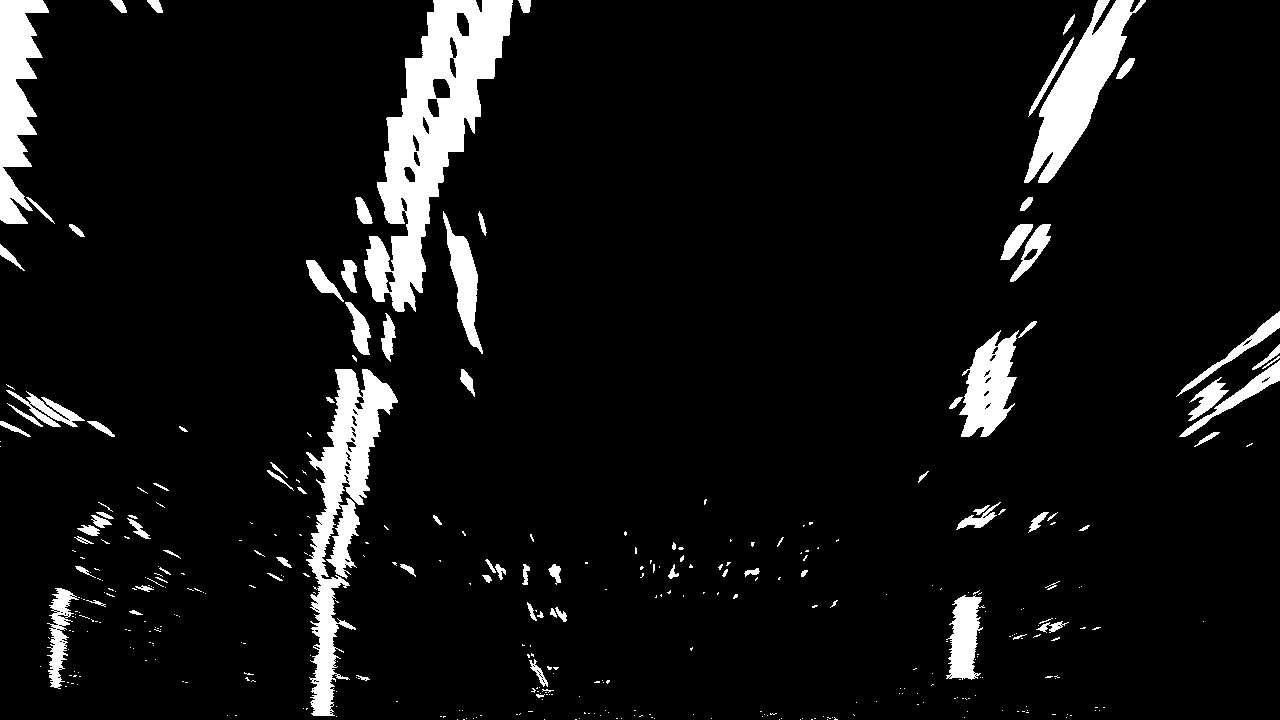
#> input picture warped_example.jpg, 1280 x 720 px
$ jupyter execute advanced_vision.ipynb   (older library calls are emulated)
#> lines starting #> are read from the running program, lines starting #| are printed output that depends on the picture; after the words box and inside, x2 and y2 are one past the last pixel; in counts of white or black regions, pixels touching at a corner belong together
[cell 1]
#Advanced_vision (10/28)
import numpy as np
import matplotlib.image as mpimg
import matplotlib.pyplot as plt

# Load our image
# `mpimg.imread` will load .jpg as 0-255, so normalize back to 0-1
img = mpimg.imread('warped_example.jpg')/255

def hist(img):
    # TO-DO: Grab only the bottom half of the image
    # Lane lines are likely to be mostly vertical nearest to the car
    bottom_half = img[img.shape[0] // 2:,:] # half divide work!!! (10/29)


    # TO-DO: Sum across image pixels vertically - make sure to set `axis`
    # i.e. the highest areas of vertical lines should be larger values
    histogram = np.sum(bottom_half , axis = 0)

    return histogram

# Create histogram of image binary activations
histogram = hist(img)
#> in hist, `bottom_half = img[img.shape[0] // 2:,:]`:
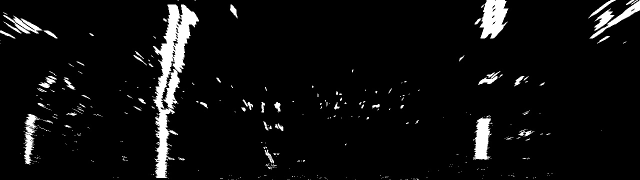
#> bottom_half: shape (360, 1280) float64 (shown at 1/2 size); min 0, max 1, mean 0.0563
#> in hist, `histogram = np.sum(bottom_half , axis = 0)`: histogram = 1280 values, max 244.9 at index 327, min 0 at index 208, mean 20.28

# Visualize the resulting histogram
plt.plot(histogram)
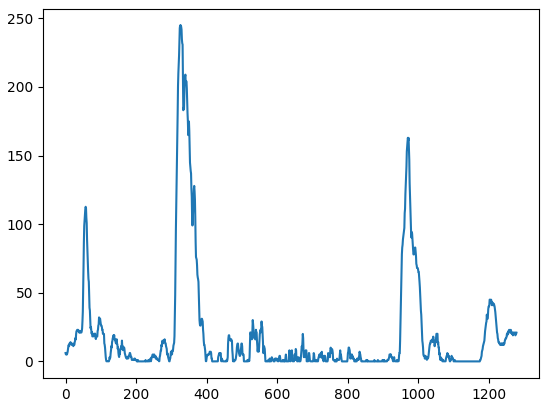
#> figure drawn by matplotlib, 1 panel; curve peaks at x = 327, y = 244.9

[cell 2]
# just test (10/29)
whou = [[ 1,2,3,4] , [5,6,7,8]]
whou = np.array(whou)
print('---> np array')
print(whou[0,:])
print(whou[1,:])
print('---> slice')
print(whou[:,1])
print(whou[1,:])
print('---> special divide 1')
print(1//2)
t1_whou = whou[1//2,0 ] # it works as collunm index divide, 아 그니까, 1//2 = 0 이니까 img[0,0] 의 의미네
print(t1_whou)
print('---> special divide 2')
# 그럼 위에서 img[1//2:,0] 즉 img[0:,0] 이 되고 여기서는 1,5
t2_whou = whou[1//2:,0 ] #의 의미는  1,5
print(t2_whou)
print('---> non zero?')
tt = np.transpose(whou.nonzero()) # 이걸 보면 알수 있듯이 nonzero는 zero가 아닌 요소의 인덱스를 반환해 준다.
print(tt)
print(whou.nonzero()[0])

[cell 3]
import cv2
# Load our image
binary_warped = mpimg.imread('warped_example.jpg')
#> binary_warped is the input picture: shape (720, 1280); min 0, max 255, mean 18.5

def find_lane_pixels(binary_warped):
    # Take a histogram of the bottom half of the image
    histogram = np.sum(binary_warped[binary_warped.shape[0]//2:,:], axis=0)
    # Create an output image to draw on and visualize the result
    out_img = np.dstack((binary_warped, binary_warped, binary_warped))
    # Find the peak of the left and right halves of the histogram
    # These will be the starting point for the left and right lines
    midpoint = np.int(histogram.shape[0]//2)
    leftx_base = np.argmax(histogram[:midpoint])
    rightx_base = np.argmax(histogram[midpoint:]) + midpoint

    # HYPERPARAMETERS
    # Choose the number of sliding windows
    nwindows = 9
    # Set the width of the windows +/- margin
    margin = 100
    # Set minimum number of pixels found to recenter window
    minpix = 50

    # Set height of windows - based on nwindows above and image shape
    window_height = np.int(binary_warped.shape[0]//nwindows)
    # Identify the x and y positions of all nonzero pixels in the image
    nonzero = binary_warped.nonzero()
    nonzeroy = np.array(nonzero[0])
    nonzerox = np.array(nonzero[1])
    # Current positions to be updated later for each window in nwindows
    leftx_current = leftx_base
    rightx_current = rightx_base

    # Create empty lists to receive left and right lane pixel indices
    left_lane_inds = []
    right_lane_inds = []

    # Step through the windows one by one
    for window in range(nwindows):
        # Identify window boundaries in x and y (and right and left)
        win_y_low = binary_warped.shape[0] - (window+1)*window_height
        win_y_high = binary_warped.shape[0] - window*window_height
        ##### TO-DO: Find the four below boundaries of the window ###
        win_xleft_low = leftx_current-margin  # Update this
        win_xleft_high = leftx_current+margin  # Update this
        win_xright_low = rightx_current-margin  # Update this
        win_xright_high = rightx_current+margin # Update this

        # Draw the windows on the visualization image
        cv2.rectangle(out_img,(win_xleft_low,win_y_low),
        (win_xleft_high,win_y_high),(0,255,0), 2)
        cv2.rectangle(out_img,(win_xright_low,win_y_low),
        (win_xright_high,win_y_high),(0,255,0), 2)

        ##### TO-DO: Identify the nonzero pixels in x and y within the window ###   good point 이고, 박스 안에 있음과 동시에 이게 non_zero이면 재료로 추출하는 구문 (10/29)
        good_left_inds = ((nonzeroy >= win_y_low) & (nonzeroy < win_y_high) &
        (nonzerox >= win_xleft_low) &  (nonzerox < win_xleft_high)).nonzero()[0]
        good_right_inds =  ((nonzeroy >= win_y_low) & (nonzeroy < win_y_high) &
        (nonzerox >= win_xright_low) &  (nonzerox < win_xright_high)).nonzero()[0]

        # Append these indices to the lists
        left_lane_inds.append(good_left_inds)
        right_lane_inds.append(good_right_inds)

        ### TO-DO: If you found > minpix pixels, recenter next window ###
        ### (`right` or `leftx_current`) on their mean position ###
        # If you found > minpix pixels, recenter next window on their mean position
        if len(good_left_inds) > minpix:
            leftx_current = np.int(np.mean(nonzerox[good_left_inds])) # 재료 쌓인 것이 특정 개수 이상일 떄 업데이트 (재료: good point 이고, 박스 안에 있음과 동시에 이게 non_zero이면 재료로 추출하는 구문 (10/29))
        if len(good_right_inds) > minpix:
            rightx_current = np.int(np.mean(nonzerox[good_right_inds]))
        # leftx_current와 right_current 를 윈도우마다 업데이트 해주는 구문 (10/29)

    # Concatenate the arrays of indices (previously was a list of lists of pixels)
    try:
        left_lane_inds = np.concatenate(left_lane_inds)
        right_lane_inds = np.concatenate(right_lane_inds)
    except ValueError:
        # Avoids an error if the above is not implemented fully
        pass

    # Extract left and right line pixel positions
    leftx = nonzerox[left_lane_inds]
    lefty = nonzeroy[left_lane_inds]
    rightx = nonzerox[right_lane_inds]
    righty = nonzeroy[right_lane_inds]

    return leftx, lefty, rightx, righty, out_img


def fit_polynomial(binary_warped):
    # Find our lane pixels first
    leftx, lefty, rightx, righty, out_img = find_lane_pixels(binary_warped)
#> in find_lane_pixels, `histogram = np.sum(binary_warped[binary_warped.shape[0]//2:,:], axis=0)`: histogram = 1280 values, max 62445 at index 327, min 0 at index 208, mean 5170.2
#> in find_lane_pixels, `leftx_base = np.argmax(histogram[:midpoint])`: leftx_base = 327
#> in find_lane_pixels, `rightx_base = np.argmax(histogram[midpoint:]) + midpoint`: rightx_base = 971
#> in find_lane_pixels, `nonzero = binary_warped.nonzero()`: nonzero = 89486 positions, rows 0 to 719, columns 0 to 1279
#> in find_lane_pixels, `leftx_current = leftx_base`: leftx_current = 327
#> in find_lane_pixels, `rightx_current = rightx_base`: rightx_current = 971
#> the loop in find_lane_pixels, `for window in range(nwindows):` made 9 passes
#> (win_xleft_low, win_xleft_high, win_xright_low, win_xright_high, leftx_current, rightx_current) on passes 1 to 4: (227, 427, 871, 1071, 319, 968), (219, 419, 868, 1068, 327, 989), (227, 427, 889, 1089, 329, 1002), (229, 429, 902, 1102, 344, 977)
#> after the loop in find_lane_pixels, `for window in range(nwindows):`:
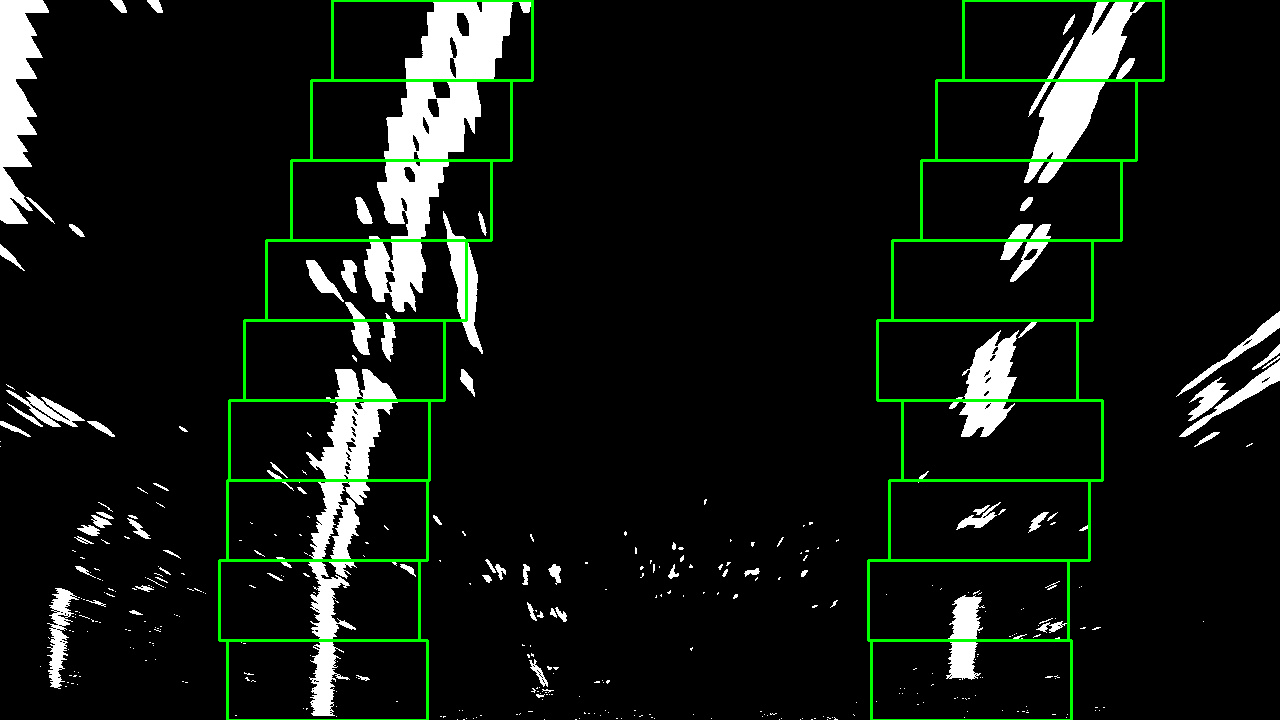
#> out_img: shape (720, 1280, 3); 2.18% of pixels changed, all inside (x1, y1, x2, y2) = (218, 0, 1165, 720); drawn as R, G, B
#> after the loop in find_lane_pixels, `for window in range(nwindows):`: left_lane_inds = 9 items

    ### TO-DO: Fit a second order polynomial to each using `np.polyfit` ###
    left_fit = np.polyfit(lefty, leftx, 2) # 이건 polyfit 2차 구하는 함수이고,
    right_fit = np.polyfit(righty, rightx, 2)

    # Generate x and y values for plotting
    ploty = np.linspace(0, binary_warped.shape[0]-1, binary_warped.shape[0] )
    try:
        left_fitx = left_fit[0]*ploty**2 + left_fit[1]*ploty + left_fit[2]
        right_fitx = right_fit[0]*ploty**2 + right_fit[1]*ploty + right_fit[2]
    except TypeError:
        # Avoids an error if `left` and `right_fit` are still none or incorrect
        print('The function failed to fit a line!')
        left_fitx = 1*ploty**2 + 1*ploty
        right_fitx = 1*ploty**2 + 1*ploty

    ## Visualization ##
    # Colors in the left and right lane regions
    out_img[lefty, leftx] = [255, 0, 0]
    out_img[righty, rightx] = [0, 0, 255]

    # Plots the left and right polynomials on the lane lines
    plt.plot(left_fitx, ploty, color='yellow')
    plt.plot(right_fitx, ploty, color='yellow')

    return out_img


out_img = fit_polynomial(binary_warped)
#> in fit_polynomial, `left_fit = np.polyfit(lefty, leftx, 2)`: left_fit = [0.000223, -0.391, 478.1]
#> in fit_polynomial, `right_fit = np.polyfit(righty, rightx, 2)`: right_fit = [0.00042, -0.48, 1115.2]
#> in fit_polynomial, `left_fitx = left_fit[0]*ploty**2 + left_fit[1]*ploty + left_fit[2]`: left_fitx = 720 values, max 478.1 at index 0, min 312.5 at index 719, mean 376.1
#> in fit_polynomial, `right_fitx = right_fit[0]*ploty**2 + right_fit[1]*ploty + right_fit[2]`: right_fitx = 720 values, max 1115.2 at index 0, min 978.2 at index 571, mean 1015.2

plt.imshow(out_img)
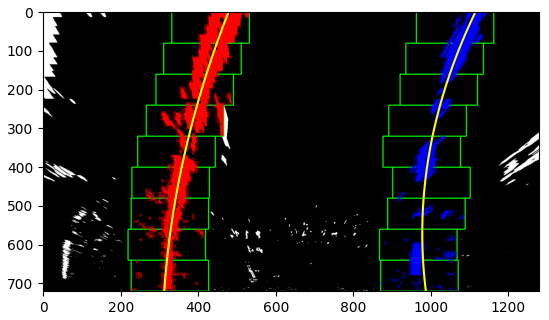
#> figure drawn by matplotlib, 1 panel

[cell 4]
# Load our image - this should be a new frame since last time!
binary_warped = mpimg.imread('warped_example.jpg')

# Polynomial fit values from the previous frame
# Make sure to grab the actual values from the previous step in your project!
left_fit = np.array([ 2.13935315e-04, -3.77507980e-01,  4.76902175e+02])
right_fit = np.array([4.17622148e-04, -4.93848953e-01,  1.11806170e+03])

def fit_poly(img_shape, leftx, lefty, rightx, righty):
    ### TO-DO: Fit a second order polynomial to each with np.polyfit() ###
    left_fit = np.polyfit(lefty, leftx, 2)
    right_fit = np.polyfit(righty, rightx, 2)
    # Generate x and y values for plotting
    ploty = np.linspace(0, img_shape[0]-1, img_shape[0])
    ### TO-DO: Calc both polynomials using ploty, left_fit and right_fit ###
    left_fitx =  left_fit[0]*ploty**2 + left_fit[1]*ploty + left_fit[2]
    right_fitx = right_fit[0]*ploty**2 + right_fit[1]*ploty + right_fit[2]

    return left_fitx, right_fitx, ploty

def search_around_poly(binary_warped):
    # HYPERPARAMETER
    # Choose the width of the margin around the previous polynomial to search
    # The quiz grader expects 100 here, but feel free to tune on your own!
    margin = 200
    # Grab activated pixels
    nonzero = binary_warped.nonzero()
    nonzeroy = np.array(nonzero[0])
    nonzerox = np.array(nonzero[1])

    ### TO-DO: Set the area of search based on activated x-values ###
    ### within the +/- margin of our polynomial function ###
    ### Hint: consider the window areas for the similarly named variables ###
    ### in the previous quiz, but change the windows to our new search area ###
    left_lane_inds = ((left_fit[0]*nonzeroy**2 + left_fit[1]*nonzeroy + left_fit[2] - margin) < nonzerox ) & ( (left_fit[0] * nonzeroy**2 + left_fit[1] * nonzeroy + left_fit[2] + margin) >                               nonzerox )
    right_lane_inds = ( (right_fit[0]*nonzeroy**2 + right_fit[1] * nonzeroy + right_fit[2] - margin) < nonzerox ) & ( (right_fit[0]*nonzeroy**2 + right_fit[1]*nonzeroy + right_fit[2] + margin) >                         nonzerox)

    # Again, extract left and right line pixel positions
    leftx = nonzerox[left_lane_inds]
    lefty = nonzeroy[left_lane_inds]
    rightx = nonzerox[right_lane_inds]
    righty = nonzeroy[right_lane_inds]

    # Fit new polynomials
    left_fitx, right_fitx, ploty = fit_poly(binary_warped.shape, leftx, lefty, rightx, righty)

    ## Visualization ##
    # Create an image to draw on and an image to show the selection window
    out_img = np.dstack((binary_warped, binary_warped, binary_warped))*255
    window_img = np.zeros_like(out_img)
    # Color in left and right line pixels
    out_img[nonzeroy[left_lane_inds], nonzerox[left_lane_inds]] = [255, 0, 0]
    out_img[nonzeroy[right_lane_inds], nonzerox[right_lane_inds]] = [0, 0, 255]

    # Generate a polygon to illustrate the search window area
    # And recast the x and y points into usable format for cv2.fillPoly()
    left_line_window1 = np.array([np.transpose(np.vstack([left_fitx-margin, ploty]))])
    left_line_window2 = np.array([np.flipud(np.transpose(np.vstack([left_fitx+margin,
                              ploty])))])
    left_line_pts = np.hstack((left_line_window1, left_line_window2))
    right_line_window1 = np.array([np.transpose(np.vstack([right_fitx-margin, ploty]))])
    right_line_window2 = np.array([np.flipud(np.transpose(np.vstack([right_fitx+margin,
                              ploty])))])
    right_line_pts = np.hstack((right_line_window1, right_line_window2))

    # Draw the lane onto the warped blank image
    cv2.fillPoly(window_img, np.int_([left_line_pts]), (0,255, 0))
    cv2.fillPoly(window_img, np.int_([right_line_pts]), (0,255, 0))
    result = cv2.addWeighted(out_img, 1, window_img, 0.3, 0)

    # Plot the polynomial lines onto the image
    plt.plot(left_fitx, ploty, color='yellow')
    plt.plot(right_fitx, ploty, color='yellow')
    ## End visualization steps ##

    return result

# Run image through the pipeline
# Note that in your project, you'll alsoa want to feed in the previous fits
result = search_around_poly(binary_warped)
#> in search_around_poly, `nonzero = binary_warped.nonzero()`: nonzero = 89486 positions, rows 0 to 719, columns 0 to 1279
#> in fit_poly, `left_fit = np.polyfit(lefty, leftx, 2)`: left_fit = [0.000124, -0.338, 476.1]
#> in fit_poly, `right_fit = np.polyfit(righty, rightx, 2)`: right_fit = [0.000324, -0.434, 1112.6]
#> in fit_poly, `left_fitx =  left_fit[0]*ploty**2 + left_fit[1]*ploty + left_fit[2]`: left_fitx = 720 values, max 476.1 at index 0, min 297.3 at index 719, mean 376.1
#> in fit_poly, `right_fitx = right_fit[0]*ploty**2 + right_fit[1]*ploty + right_fit[2]`: right_fitx = 720 values, max 1112.6 at index 0, min 967.4 at index 669, mean 1012.5
#> in search_around_poly, `left_fitx, right_fitx, ploty = fit_poly(binary_warped.shape, leftx, le..`: ploty = 720 values from 0 to 719
#> in search_around_poly, `out_img[nonzeroy[right_lane_inds], nonzerox[right_lane_inds]] = [0, 0,..`:
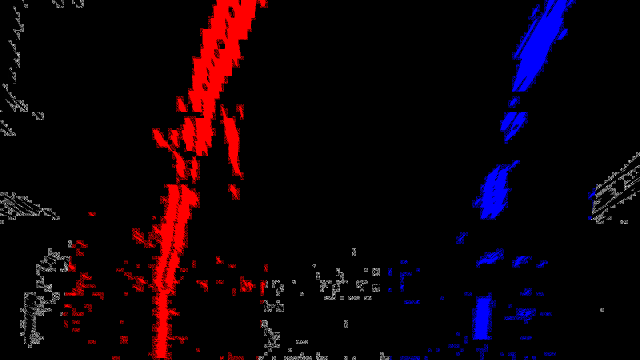
#> out_img: shape (720, 1280, 3) (shown at 1/2 size); mean of channels 0, 1, 2 14.5, 2.1, 8.4; drawn as R, G, B
#> in search_around_poly, `left_line_window1 = np.array([np.transpose(np.vstack([left_fitx-margin..`: left_line_window1 = 720 pairs, first value 97.3 to 276.1, second value 0 to 719
#> in search_around_poly, `left_line_window2 = np.array([np.flipud(np.transpose(np.vstack([left_f..`: left_line_window2 = 720 pairs, first value 497.3 to 676.1, second value 0 to 719
#> in search_around_poly, `left_line_pts = np.hstack((left_line_window1, left_line_window2))`: left_line_pts = 1440 pairs, first value 97.3 to 676.1, second value 0 to 719
#> in search_around_poly, `right_line_window1 = np.array([np.transpose(np.vstack([right_fitx-marg..`: right_line_window1 = 720 pairs, first value 767.4 to 912.6, second value 0 to 719
#> in search_around_poly, `right_line_window2 = np.array([np.flipud(np.transpose(np.vstack([right..`: right_line_window2 = 720 pairs, first value 1167.4 to 1312.6, second value 0 to 719
#> in search_around_poly, `right_line_pts = np.hstack((right_line_window1, right_line_window2))`: right_line_pts = 1440 pairs, first value 767.4 to 1312.6, second value 0 to 719

# View your output
plt.imshow(result)
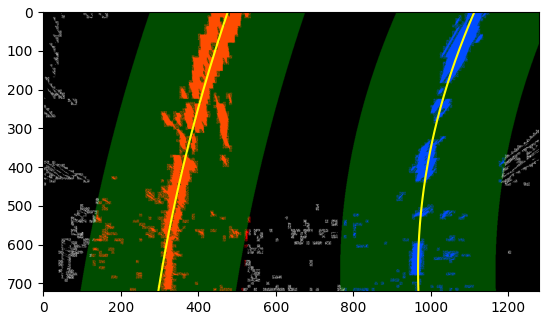
#> figure drawn by matplotlib, 1 panel

[cell 5]
# test (10/30)

a=1.1221 # 아 이게 글로벌 변수처럼 안에 들어올 수가 있구나 부함수 안에. interesting python

def test_fcn(z):
    k = z*5+a
    return k

print (test_fcn(3)) # 16.1221

[cell 6]
def generate_data():
    '''
    Generates fake data to use for calculating lane curvature.
    In your own project, you'll ignore this function and instead
    feed in the output of your lane detection algorithm to
    the lane curvature calculation.
    '''
    # Set random seed number so results are consistent for grader
    # Comment this out if you'd like to see results on different random data!
    np.random.seed(0)
    # Generate some fake data to represent lane-line pixels
    ploty = np.linspace(0, 719, num=720)# to cover same y-range as image
    quadratic_coeff = 3e-4 # arbitrary quadratic coefficient
    # For each y position generate random x position within +/-50 pix
    # of the line base position in each case (x=200 for left, and x=900 for right)
    leftx = np.array([200 + (y**2)*quadratic_coeff + np.random.randint(-50, high=51)
                                    for y in ploty])
    rightx = np.array([900 + (y**2)*quadratic_coeff + np.random.randint(-50, high=51)
                                    for y in ploty])

    leftx = leftx[::-1]  # Reverse to match top-to-bottom in y
    rightx = rightx[::-1]  # Reverse to match top-to-bottom in y


    # Fit a second order polynomial to pixel positions in each fake lane line
    left_fit = np.polyfit(ploty, leftx, 2)
    right_fit = np.polyfit(ploty, rightx, 2)

    return ploty, left_fit, right_fit


def measure_curvature_pixels():
    '''
    Calculates the curvature of polynomial functions in pixels.
    '''
    # Start by generating our fake example data
    # Make sure to feed in your real data instead in your project!
    ploty, left_fit, right_fit = generate_data()

    # Define y-value where we want radius of curvature
    # We'll choose the maximum y-value, corresponding to the bottom of the image
    y_eval = np.max(ploty)

    ##### TO-DO: Implement the calculation of R_curve (radius of curvature) #####
    left_curverad = ((1 + (2*left_fit[0]*y_eval + left_fit[1])**2)**1.5) / np.absolute(2*left_fit[0])
    right_curverad = ((1 + (2*right_fit[0]*y_eval + right_fit[1])**2)**1.5) / np.absolute(2*right_fit[0])

    return left_curverad, right_curverad


# Calculate the radius of curvature in pixels for both lane lines
left_curverad, right_curverad = measure_curvature_pixels()

print(left_curverad, right_curverad)
# Should see values of 1625.06 and 1976.30 here, if using
# the default `generate_data` function with given seed number

[cell 7]
def generate_data(ym_per_pix, xm_per_pix):
    '''
    Generates fake data to use for calculating lane curvature.
    In your own project, you'll ignore this function and instead
    feed in the output of your lane detection algorithm to
    the lane curvature calculation.
    '''
    # Set random seed number so results are consistent for grader
    # Comment this out if you'd like to see results on different random data!
    np.random.seed(0)
    # Generate some fake data to represent lane-line pixels
    ploty = np.linspace(0, 719, num=720)# to cover same y-range as image
    quadratic_coeff = 3e-4 # arbitrary quadratic coefficient
    # For each y position generate random x position within +/-50 pix
    # of the line base position in each case (x=200 for left, and x=900 for right)
    leftx = np.array([200 + (y**2)*quadratic_coeff + np.random.randint(-50, high=51)
                                    for y in ploty])
    rightx = np.array([900 + (y**2)*quadratic_coeff + np.random.randint(-50, high=51)
                                    for y in ploty])

    leftx = leftx[::-1]  # Reverse to match top-to-bottom in y
    rightx = rightx[::-1]  # Reverse to match top-to-bottom in y

    # Fit a second order polynomial to pixel positions in each fake lane line
    ##### TO-DO: Fit new polynomials to x,y in world space #####
    ##### Utilize `ym_per_pix` & `xm_per_pix` here #####
    left_fit_cr = np.polyfit(ploty*ym_per_pix, leftx*xm_per_pix, 2)
    right_fit_cr = np.polyfit(ploty*ym_per_pix, rightx*xm_per_pix, 2)


    return ploty, left_fit_cr, right_fit_cr


def measure_curvature_real():
    '''
    Calculates the curvature of polynomial functions in meters.
    '''
    # Define conversions in x and y from pixels space to meters
    ym_per_pix = 30/720 # meters per pixel in y dimension
    xm_per_pix = 3.7/700 # meters per pixel in x dimension

    # Start by generating our fake example data
    # Make sure to feed in your real data instead in your project!
    ploty, left_fit_cr, right_fit_cr = generate_data(ym_per_pix, xm_per_pix)
